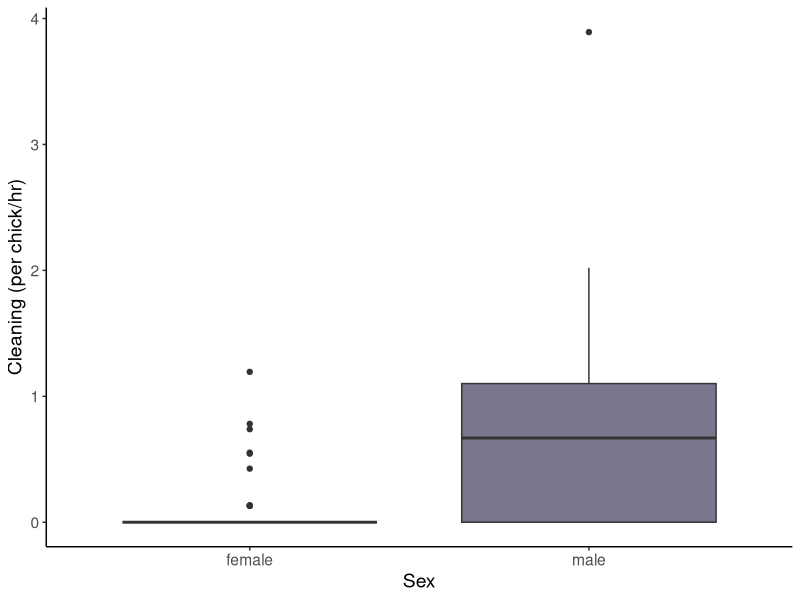
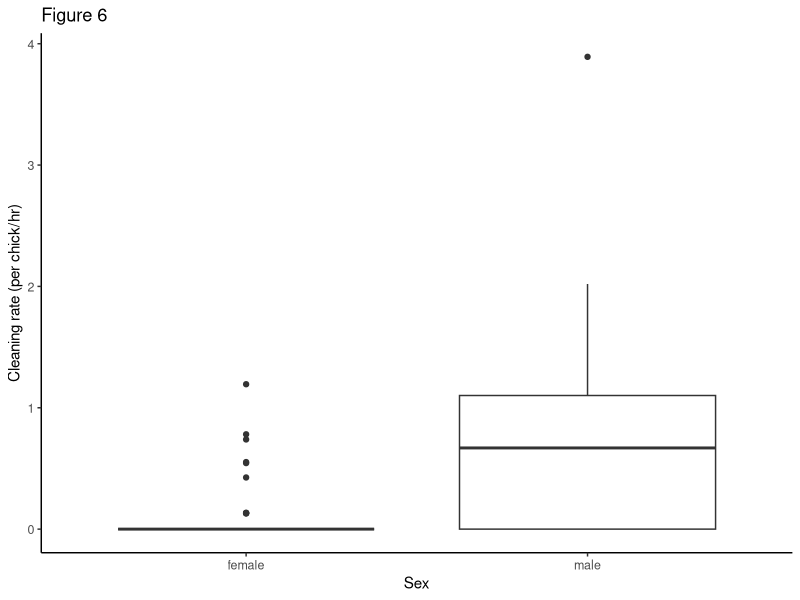

These charts were generated, in order, by the following R code: (Note: this script raises an error after producing the figures.)
# libraries ---------------------------------------------------------------

library(tidyverse)
library(reshape2)

# data --------------------------------------------------------------------

bbyvid <- read.csv("clean_data/bbyvid.csv", stringsAsFactors = FALSE)

# script ------------------------------------------------------------------

# Cleaning
bbyvid <-
  bbyvid %>%
  mutate(
    cleaning_rate = (cleaning/usable_video)*60,
    cleaning_rate_perchk = cleaning_rate/peeped_chick_count)

cleaning_male <- bbyvid %>% filter(sex == "male")
cleaning_female <- bbyvid %>% filter(sex == "female")

shapiro.test(cleaning_male$cleaning_rate_perchk) #not normal
shapiro.test(cleaning_female$cleaning_rate_perchk) #not normal

cleaning_test <- 
  wilcox.test(cleaning_female$cleaning_rate_perchk, 
              cleaning_male$cleaning_rate_perchk, 
              paired = TRUE, 
              exact = FALSE, 
              alternative = c("two.sided"), 
              conf.level = 0.95)
cleaning_test

zstat <- qnorm(cleaning_test$p.value/2)
zstat


# plot --------------------------------------------------------------------

colors_sex <- c("female" = "#F47C89", "male" = "#7b758e")

# Signficiant cleaning by sex (color)
ggplot(
  bbyvid, aes(x = sex, y = cleaning_rate_perchk, fill = sex)) + 
  geom_boxplot() + 
  labs(x = "Sex", 
       y = "Cleaning (per chick/hr)") +
  scale_fill_manual(values = colors_sex) +
  theme_classic() +
  theme(axis.title.x = element_text(size=14), 
        axis.title.y = element_text(size=14),
        legend.text = element_text(size=10),
        text = element_text(size=14),
        legend.position = "none") 

# B&W cleaning 
ggplot(
  bbyvid, 
  aes(x = sex, y = cleaning_rate_perchk, fill = NULL)) + 
  geom_boxplot() + 
  labs(x = "Sex", 
       y = "Cleaning rate (per chick/hr)",
       title = "Figure 6") +
  scale_fill_grey(start = 0.6, end = 0.3) +
  theme_classic() +
  theme(axis.title.x = element_text(size = 11), 
        axis.title.y = element_text(size = 11),
        axis.text.y = element_text(size = 9),
        axis.text.x = element_text(size = 9),
        legend.text = element_text(size = 10),
        legend.title = element_text(size = 11),
        legend.position = "none") +
  ggsave(
  file = "cleaning_fig.pdf",
  path ="plots/",
  width = 3.5,
  height = 3,
  units = "in",
  dpi = 600)

# Poster 
ggplot(
  bbyvid, aes(x=Sex, y=Cleaning_rate_perchk, fill=Sex)) + 
  geom_boxplot() + 
  labs(x = "Sex", 
       y = "Cleaning rate\n(per chick/hr)") +
  scale_fill_manual(values = colors_sex) +
  theme_classic() +
  theme(axis.title.x = element_text(size=24), axis.title.y = element_text(size=24), text = element_text(size=24), legend.position = "none") 
